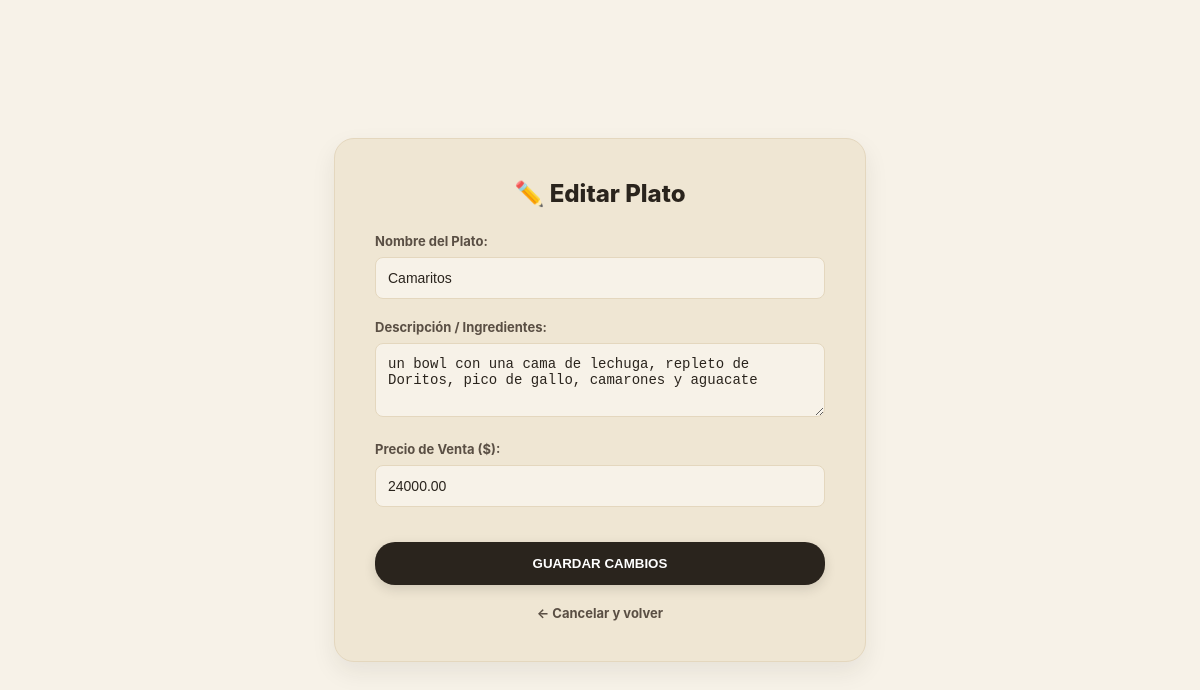
/admin/form_producto.php?id=5 (signed in), run on the app's committed database.
### tables this page shows
CREATE TABLE `mis_productos` (
  `id` int(11) NOT NULL,
  `name` varchar(200) NOT NULL,
  `description` text NOT NULL,
  `price` float(10,2) NOT NULL,
  `imagen` varchar(255) DEFAULT 'default.png',
  `created` datetime NOT NULL,
  `modified` datetime NOT NULL,
  `status` enum('1','0') NOT NULL DEFAULT '1'
);

### admin/form_producto.php (the view, shortened to what this page needs)
<?php
include("../config/Configuracion.php");
$es_edicion = false;
$nombre = $descripcion = $precio = "";
if (isset($_GET['id'])) {
    $es_edicion = true;
    $id = intval($_GET['id']);
    $res = $db->query("SELECT * FROM mis_productos WHERE id = $id");
    if($prod = $res->fetch_assoc()){
        $nombre = $prod['name'];
        $descripcion = $prod['description'] ?? '';
        $precio = $prod['price'];
    }
}
?>
<!DOCTYPE html>
<html lang="es">
<head>
</head>
<body>
    <div class="form-container">
        <h2><?php echo $es_edicion ? '✏️ Editar Plato' : '🍔 Nuevo Plato'; ?></h2>
        <form action="crud_operaciones.php" method="POST">
            <div class="form-group">
                <label>Nombre del Plato:</label>
                <input type="text" name="nombre" value="<?php echo htmlspecialchars($nombre); ?>" required placeholder="Ej. Cazuela Camaron Express">
            </div>
            <div class="form-group">
                <label>Descripción / Ingredientes:</label>
                <textarea name="descripcion" rows="3" placeholder="Ej. Acompañado de patacón y arroz..."><?php echo htmlspecialchars($descripcion); ?></textarea>
            </div>
            <div class="form-group">
                <label>Precio de Venta ($):</label>
                <input type="number" step="0.01" name="precio" value="<?php echo $precio; ?>" required placeholder="0.00">
            </div>
            <button type="submit" class="btn-save">Guardar Cambios</button>
            <a href="admin_dashboard.php?seccion=productos" class="back-link">← Cancelar y volver</a>
        </form>
    </div>
</body>
</html>

### admin/form_producto.php (style rules this page uses)
body { background-color: var(--bg-main, #f7f2e8); min-height: 100vh; display: flex; align-items: center; justify-content: center; font-family: -apple-system, BlinkMacSystemFont, "Segoe UI", Roboto, sans-serif; margin: 0; }
.form-container { background-color: var(--bg-card, #efe6d3); padding: 40px; border-radius: 20px; width: 100%; max-width: 450px; border: 1px solid var(--bg-input, #e4d7be); color: var(--text-body, #3b3128); box-shadow: 0 10px 25px rgba(42, 36, 29, 0.08); }
.form-container h2 { color: var(--text-main, #2a241d); text-align: center; margin-top: 0; margin-bottom: 25px; font-weight: 800; }
.form-group { margin-bottom: 20px; }
.form-group label { display: block; margin-bottom: 8px; color: var(--text-muted, #5a4f44); font-size: 13px; font-weight: bold; }
.form-group input, .form-group textarea, .form-group select { width: 100%; padding: 12px; background: var(--bg-main, #f7f2e8); border: 1px solid var(--bg-input, #e4d7be); color: var(--text-main, #2a241d); border-radius: 8px; box-sizing: border-box; font-size: 14px; transition: all 0.2s ease; }
.btn-save { background: var(--dark-navbar, #2a241d); color: var(--pure-white, #ffffff); padding: 14px; border: none; width: 100%; font-weight: bold; cursor: pointer; border-radius: 20px; text-transform: uppercase; margin-top: 15px; transition: all 0.2s; box-shadow: 0 4px 12px rgba(42, 36, 29, 0.15); }
.back-link { display: block; text-align: center; margin-top: 20px; color: var(--text-muted, #5a4f44); text-decoration: none; font-size: 13px; font-weight: bold; }

### data on the page
mis_productos: nombre "Camaritos", descripcion "un bowl con una cama de lechuga, repleto de Doritos, pico de gallo, camarones y aguacate", precio "24000.00"
